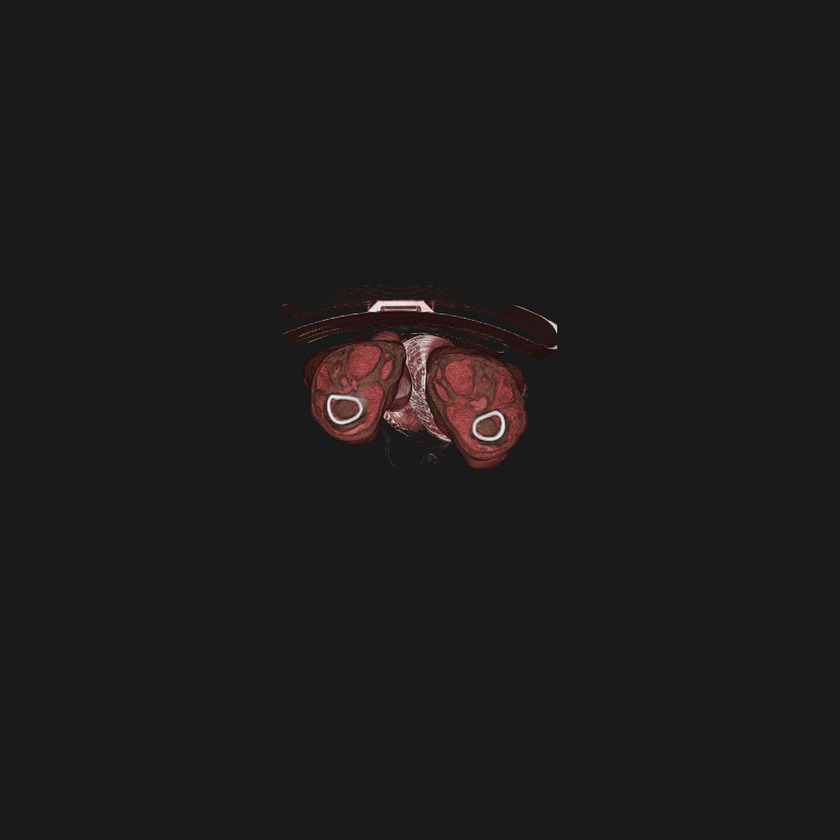
#> input picture Massgraves/fullarchive/scripts2/Jarek_merged_front.png, 840 x 840 px, shrunk from 1200 x 1200 before the run
$ python verify_body_parts.py
#> lines starting #> are read from the running program, lines starting #| are printed output that depends on the picture; after the words box and inside, x2 and y2 are one past the last pixel; in counts of white or black regions, pixels touching at a corner belong together
#!/usr/bin/env python3
"""
Verify body part presence by examining specific anatomical regions
"""
import numpy as np
from PIL import Image

# Load screenshots
front = np.array(Image.open('Jarek_merged_front.png').convert('L'))
side = np.array(Image.open('Jarek_merged_side.png').convert('L'))
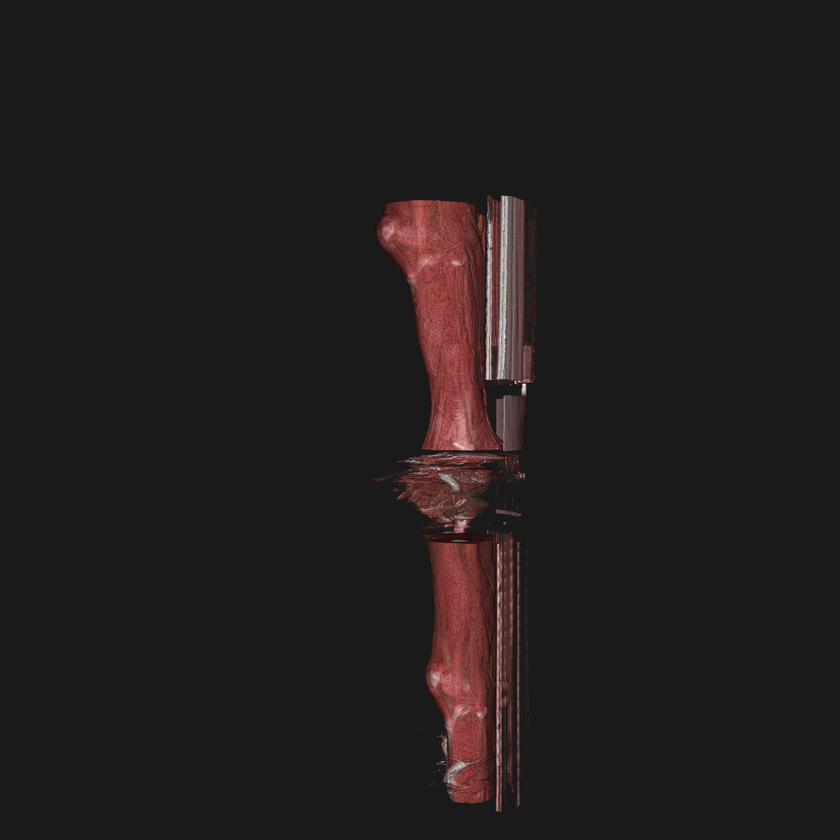
#> input picture Massgraves/fullarchive/scripts2/Jarek_merged_side.png, 840 x 840 px, shrunk from 1200 x 1200 before the run
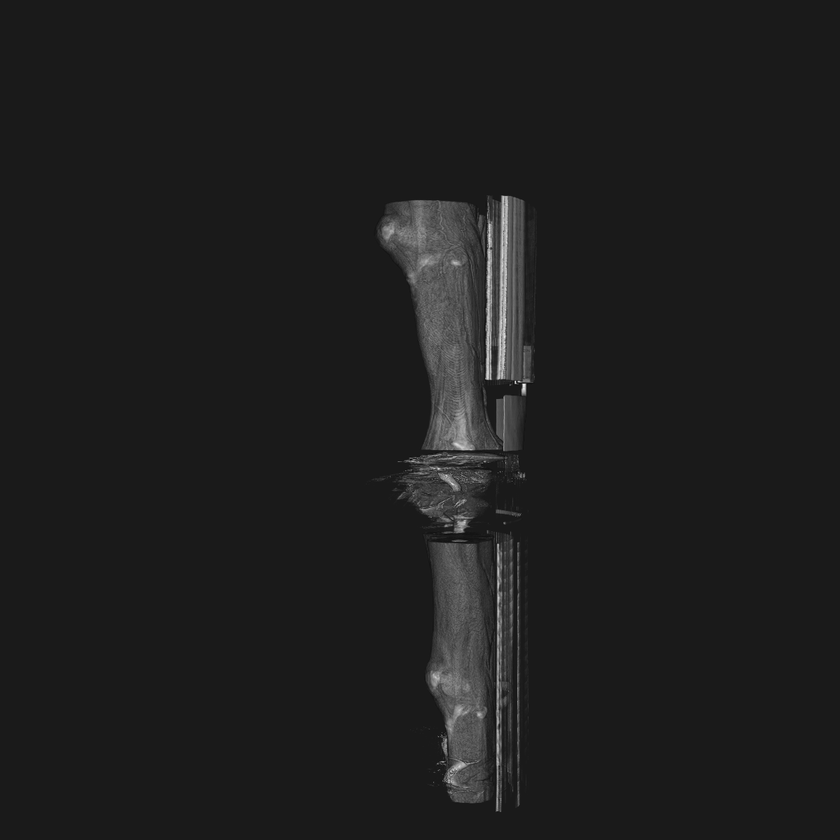
#> side: shape (840, 840); min 8, max 249, mean 30.1

print("="*80)
print("BODY PART VERIFICATION - SPECIFIC ANATOMICAL CHECKS")
print("="*80)

threshold = 30
front_bright = front > threshold
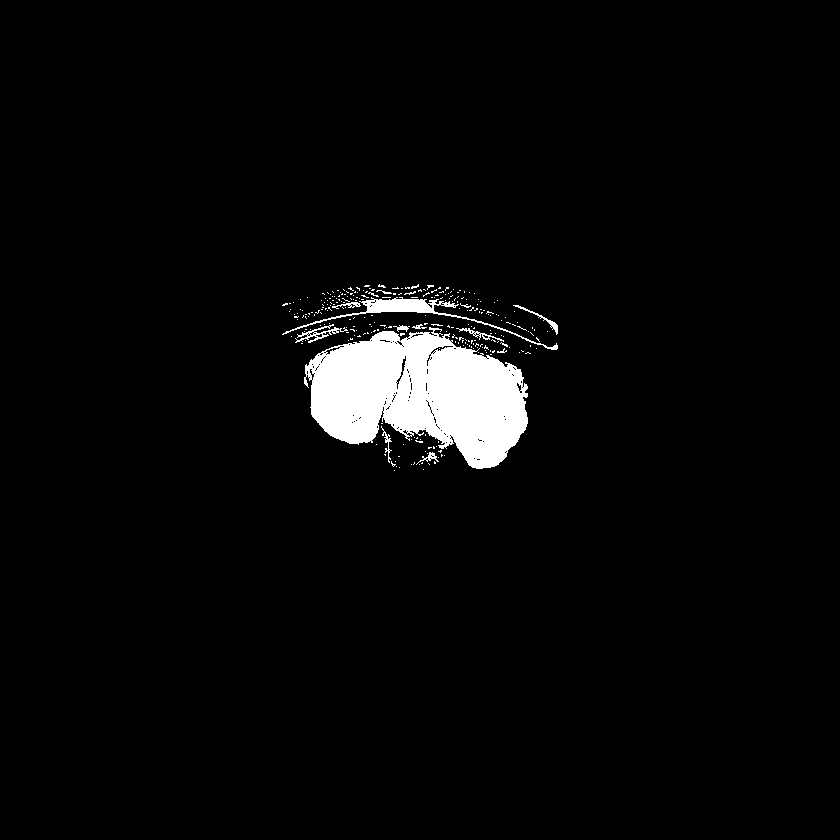
#> front_bright: shape (840, 840) bool; 3.4% white; 283 white regions (270 under 20 px), largest, box (x1, y1, x2, y2) and area: (304, 327, 528, 469) 20535, (282, 297, 558, 350) 1393, (295, 324, 348, 343) 265
side_bright = side > threshold
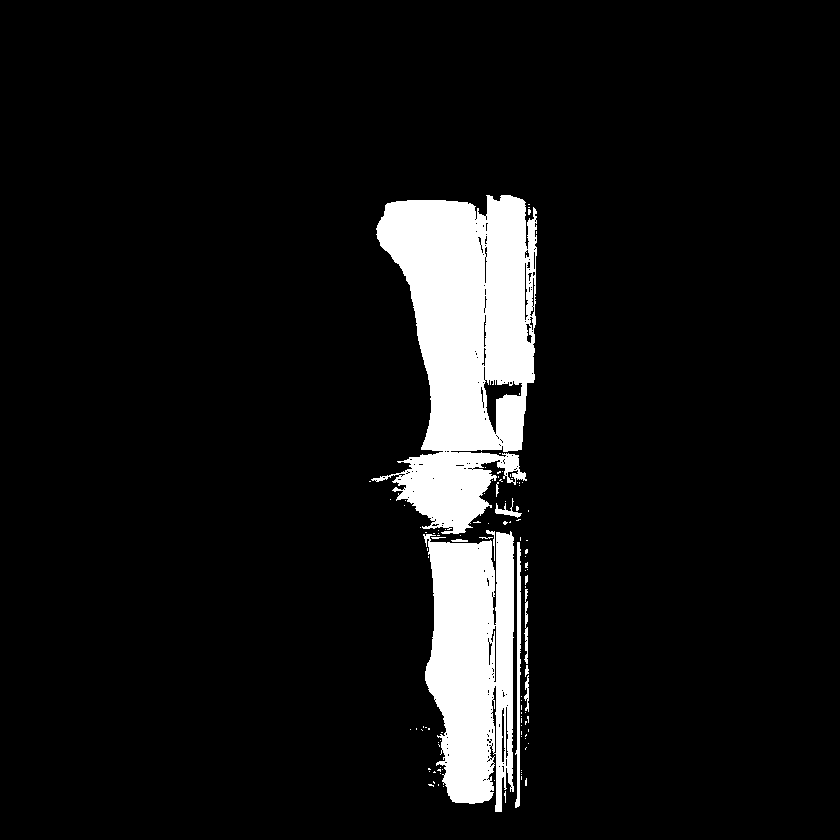
#> side_bright: shape (840, 840) bool; 8% white; 107 white regions (95 under 20 px), largest, box (x1, y1, x2, y2) and area: (371, 195, 537, 534) 35151, (423, 531, 514, 812) 19285, (515, 542, 521, 808) 912

# Get actual body extent
front_rows = np.where(np.any(front_bright, axis=1))[0]
#> front_rows = 187 values from 284 to 470
side_rows = np.where(np.any(side_bright, axis=1))[0]
#> side_rows = 617 values from 195 to 811

front_top = front_rows[0]
#> front_top = 284
front_bottom = front_rows[-1]
#> front_bottom = 470
front_height = front_bottom - front_top
#> front_height = 186

side_top = side_rows[0]
#> side_top = 195
side_bottom = side_rows[-1]
#> side_bottom = 811
side_height = side_bottom - side_top
#> side_height = 616

print(f"\nFRONT VIEW:")
print(f"  Body spans: rows {front_top} to {front_bottom} ({front_height} pixels)")
#|   Body spans: rows 284 to 470 (186 pixels)
print(f"  This is {front_height/front.shape[0]*100:.1f}% of the image height")
#|   This is 22.1% of the image height

print(f"\nSIDE VIEW:")
print(f"  Body spans: rows {side_top} to {side_bottom} ({side_height} pixels)")
#|   Body spans: rows 195 to 811 (616 pixels)
print(f"  This is {side_height/side.shape[0]*100:.1f}% of the image height")
#|   This is 73.3% of the image height

# Detailed region check - divide side view into anatomical sections
# Side view should show full body from legs (bottom) to head (top) most clearly
print(f"\n" + "="*80)
print("ANATOMICAL REGION VERIFICATION (using side view for best clarity)")
print("="*80)

# Divide into 5 equal regions from top to bottom
# Top = HEAD, Bottom = LEGS (in display coordinates)
region_names = [
    "HEAD (superior)",
    "THORAX (chest)",
    "ABDOMEN (belly)",
    "PELVIS (hips)",
    "LEGS (inferior)"
]

region_height = side_height // 5
#> region_height = 123

print(f"\nChecking each anatomical region:")
print(f"Total body height in side view: {side_height} pixels")
#| Total body height in side view: 616 pixels
print(f"Each region: ~{region_height} pixels\n")
#| Each region: ~123 pixels

all_present = True
for i, name in enumerate(region_names):
    start = side_top + i * region_height
    end = side_top + (i+1) * region_height if i < 4 else side_bottom

    region_data = side_bright[start:end, :]
    pixel_count = np.sum(region_data)
    region_area = (end - start) * side.shape[1]
    density = pixel_count / region_area * 100

    # Check presence (>3% is sufficient for bone/tissue)
    if density > 3:
        status = "✓ PRESENT"
    else:
        status = "✗ MISSING"
        all_present = False

    print(f"{i+1}. {name:20} | rows {start:4}-{end:4} | density: {density:5.1f}% | {status}")
#> this loop made 5 passes
#> (start, end, pixel_count, region_area, density) on passes 1 to 5: (195, 318, 15949, 103320, 15.44), (318, 441, 12009, 103320, 11.62), (441, 564, 9702, 103320, 9.39), (564, 687, 10591, 103320, 10.25), (687, 811, 8062, 104160, 7.74)
#| 1. HEAD (superior)      | rows  195- 318 | density:  15.4% | ✓ PRESENT
#| 2. THORAX (chest)       | rows  318- 441 | density:  11.6% | ✓ PRESENT
#| 3. ABDOMEN (belly)      | rows  441- 564 | density:   9.4% | ✓ PRESENT
#| 4. PELVIS (hips)        | rows  564- 687 | density:  10.3% | ✓ PRESENT
#| 5. LEGS (inferior)      | rows  687- 811 | density:   7.7% | ✓ PRESENT
#> pass 1, `region_data = side_bright[start:end, :]`:
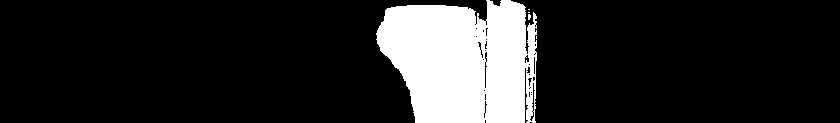
#> region_data: shape (123, 840) bool; 15.4% white; 5 white regions (4 under 20 px), largest, box (x1, y1, x2, y2) and area: (376, 0, 537, 123) 15927
#> pass 3, `region_data = side_bright[start:end, :]`:
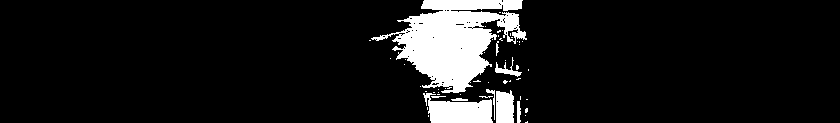
#> region_data: shape (123, 840) bool; 9.4% white; 51 white regions (42 under 20 px), largest, box (x1, y1, x2, y2) and area: (371, 0, 527, 93) 7217, (423, 93, 493, 123) 1415, (496, 90, 514, 123) 544

# Check for anatomical correctness: legs should be narrower than torso
print(f"\n" + "="*80)
print("ANATOMICAL PROPORTION CHECK")
print("="*80)

# Measure width (horizontal extent) at different vertical positions
def measure_width_at_position(img_bright, row):
    """Measure horizontal extent at a given row"""
    cols_with_data = np.where(img_bright[row, :])[0]
    if len(cols_with_data) > 0:
        return cols_with_data[-1] - cols_with_data[0]
    return 0

# Sample width at center of each region
head_row = side_top + region_height // 2
#> head_row = 256
thorax_row = side_top + region_height + region_height // 2
#> thorax_row = 379
abdomen_row = side_top + 2 * region_height + region_height // 2
#> abdomen_row = 502
pelvis_row = side_top + 3 * region_height + region_height // 2
#> pelvis_row = 625
legs_row = side_top + 4 * region_height + region_height // 2
#> legs_row = 748

head_width = measure_width_at_position(side_bright, head_row)
#> in measure_width_at_position, `cols_with_data = np.where(img_bright[row, :])[0]`: cols_with_data = 140 values from 391 to 535
#> head_width = 144
thorax_width = measure_width_at_position(side_bright, thorax_row)
#> thorax_width = 106
abdomen_width = measure_width_at_position(side_bright, abdomen_row)
#> abdomen_width = 102
pelvis_width = measure_width_at_position(side_bright, pelvis_row)
#> pelvis_width = 91
legs_width = measure_width_at_position(side_bright, legs_row)
#> legs_width = 83

print(f"\nAnterior-posterior body width at each region:")
print(f"  HEAD:    {head_width:3d} pixels")
#|   HEAD:    144 pixels
print(f"  THORAX:  {thorax_width:3d} pixels")
#|   THORAX:  106 pixels
print(f"  ABDOMEN: {abdomen_width:3d} pixels")
#|   ABDOMEN: 102 pixels
print(f"  PELVIS:  {pelvis_width:3d} pixels")
#|   PELVIS:   91 pixels
print(f"  LEGS:    {legs_width:3d} pixels")
#|   LEGS:     83 pixels

# Anatomical checks
checks_passed = []
checks_failed = []

if thorax_width > legs_width:
    checks_passed.append("✓ Thorax wider than legs (correct)")
else:
    checks_failed.append("✗ Thorax should be wider than legs")

if abdomen_width > legs_width:
    checks_passed.append("✓ Abdomen wider than legs (correct)")
else:
    checks_failed.append("✗ Abdomen should be wider than legs")

if head_width > 50:
    checks_passed.append("✓ Head has reasonable size")
else:
    checks_failed.append("✗ Head appears too small")

# Check continuity - no large gaps
print(f"\n" + "="*80)
print("CONTINUITY VERIFICATION")
print("="*80)

# Check center column for continuous data
center_col = side.shape[1] // 2
#> center_col = 420
center_strip = side_bright[:, center_col-30:center_col+30]
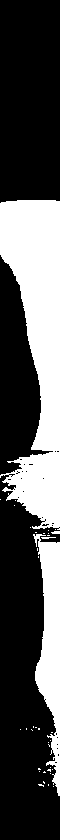
#> center_strip: shape (840, 60) bool; 32% white; 37 white regions (33 under 20 px), largest, box (x1, y1, x2, y2) and area: (0, 200, 60, 530) 12298, (33, 534, 60, 796) 3733, (51, 531, 60, 534) 23, (41, 537, 56, 539) 22
center_profile = np.any(center_strip, axis=1)

# Find gaps in the body region
gaps_in_body = []
in_gap = False
gap_start = 0

for row in range(side_top, side_bottom):
    if not center_profile[row]:
        if not in_gap:
            gap_start = row
            in_gap = True
    else:
        if in_gap:
            gap_size = row - gap_start
            if gap_size > 20:  # Significant gap (>20 pixels)
                gaps_in_body.append((gap_start, gap_size, (gap_start - side_top) / side_height))
            in_gap = False
#> after the loop, gap_size = 5; gap_start = 796; gaps_in_body = []; in_gap = True

if not gaps_in_body:
    checks_passed.append("✓ Body is continuous (no gaps between parts)")
    print("✓ No significant gaps detected - body parts are properly connected")
else:
    print(f"⚠ Found {len(gaps_in_body)} significant gap(s):")
    for gap_start, gap_size, rel_pos in gaps_in_body:
        checks_failed.append(f"✗ Gap at {rel_pos*100:.0f}% height: {gap_size} pixels")
        print(f"  Gap at row {gap_start} ({rel_pos*100:.1f}% from top): {gap_size} pixels")

print(f"\n" + "="*80)
print("FINAL VERIFICATION SUMMARY")
print("="*80)

print(f"\n✓ CHECKS PASSED ({len(checks_passed)}):")
for check in checks_passed:
    print(f"  {check}")

if checks_failed:
    print(f"\n✗ CHECKS FAILED ({len(checks_failed)}):")
    for check in checks_failed:
        print(f"  {check}")

print(f"\n" + "="*80)
if all_present and len(checks_failed) == 0:
    print("✓✓✓ VERIFICATION COMPLETE: All body parts present and correctly positioned ✓✓✓")
elif all_present:
    print("⚠ VERIFICATION: All parts present but some proportions unusual")
else:
    print("✗ VERIFICATION FAILED: Some body parts missing or incorrectly positioned")
print("="*80)
